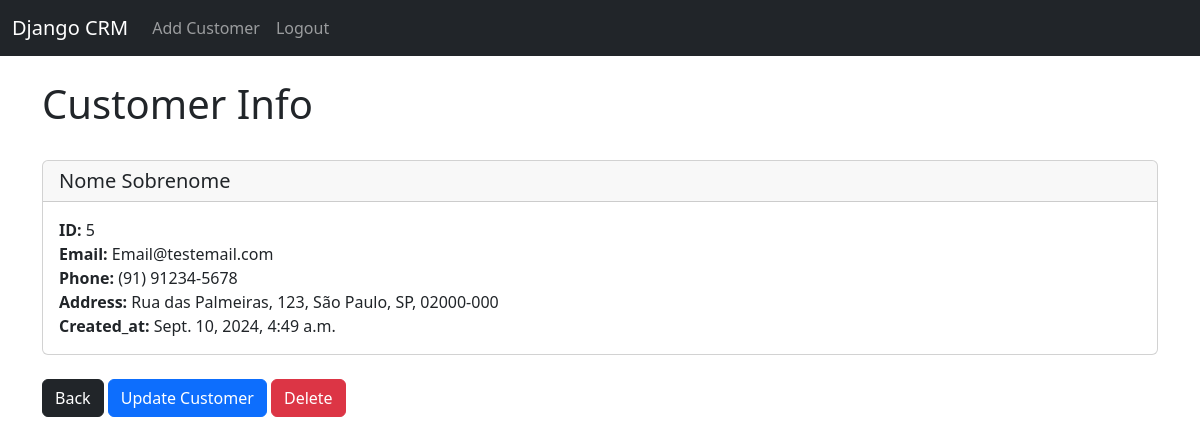
The page /customer/5 (signed in) on the database its author committed.
### website/models.py (models this page shows, shortened)
class Customer(models.Model):
    first_name = models.CharField(max_length=100)
    last_name = models.CharField(max_length=100)
    email = models.EmailField(unique=True)
    phone_number = models.CharField(max_length=20, blank=True, null=True)
    address = models.CharField(max_length=255, blank=True, null=True)
    created_at = models.DateTimeField(auto_now_add=True)

### website/views.py (the view)
# urls.py: path('customer/<int:pk>', views.customer_info, name='customer'),
def customer_info(request, pk):
    if request.user.is_authenticated:
        customer_info = Customer.objects.get(id=pk)
        return render(request, 'customer.html', {'customer_info':customer_info})
    else:
        messages.success(request, "You must be logged in to view this page!")
        return redirect('home')

### website/templates/customer.html
{% extends 'base.html' %}
{% block content %}
    <h1>Customer Info</h1>
    <br/>
    <div class="card">
        <h5 class="card-header">
            {{ customer_info.first_name }}
            {{ customer_info.last_name }}
        </h5>
        <div class="card-body">
          <p class="card-text">
                <strong>ID: </strong>{{ customer_info.id }}<br/>
                <strong>Email: </strong>{{ customer_info.email }}<br/>
                <strong>Phone: </strong>{{ customer_info.phone_number }}<br/>
                <strong>Address: </strong>{{ customer_info.address }}<br/>
                <strong>Created_at: </strong>{{ customer_info.created_at }}<br/>
          </p>
        </div>
      </div>
      <br/>
      <a href="{% url 'home' %}" class="btn btn-primary btn-dark">Back</a>
      <a href="{% url 'update_customer' customer_info.id %}" class="btn btn-primary">Update Customer</a>
      <a href="{% url 'delete_customer' customer_info.id %}" class="btn btn-primary btn-danger">Delete</a>
{% endblock %}

### rows shown on the page
Customer: first_name "Nome", last_name "Sobrenome", id "5", email "Email@testemail.com", phone_number "(91) 91234-5678", address "Rua das Palmeiras, 123, São Paulo, SP, 02000-000", created_at "Sept. 10, 2024, 4:49 a.m."
